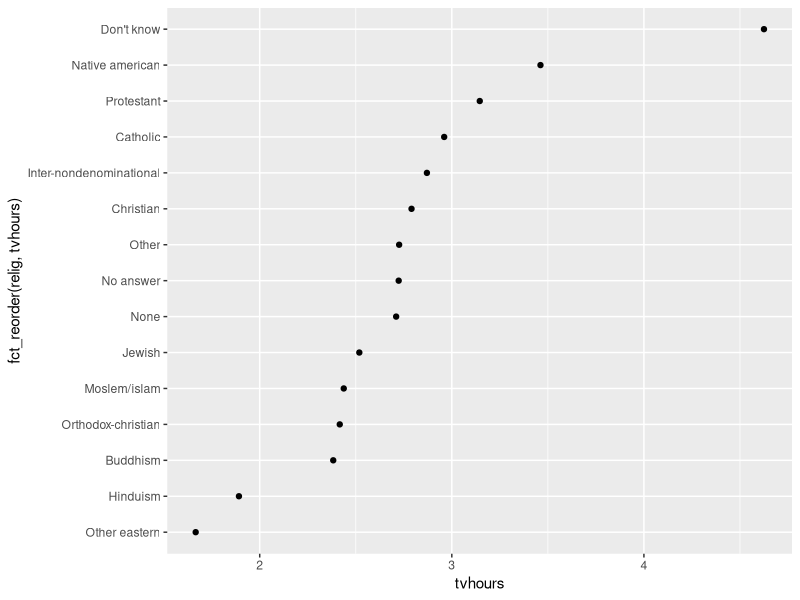
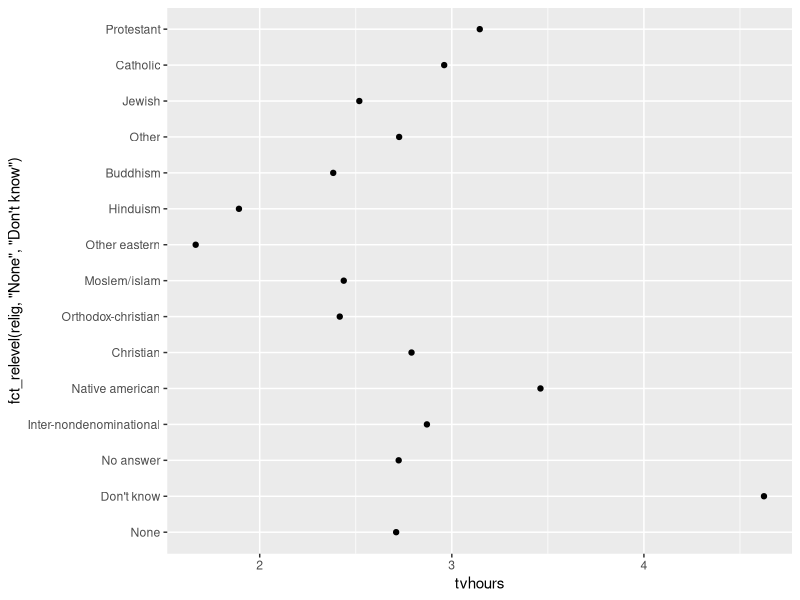
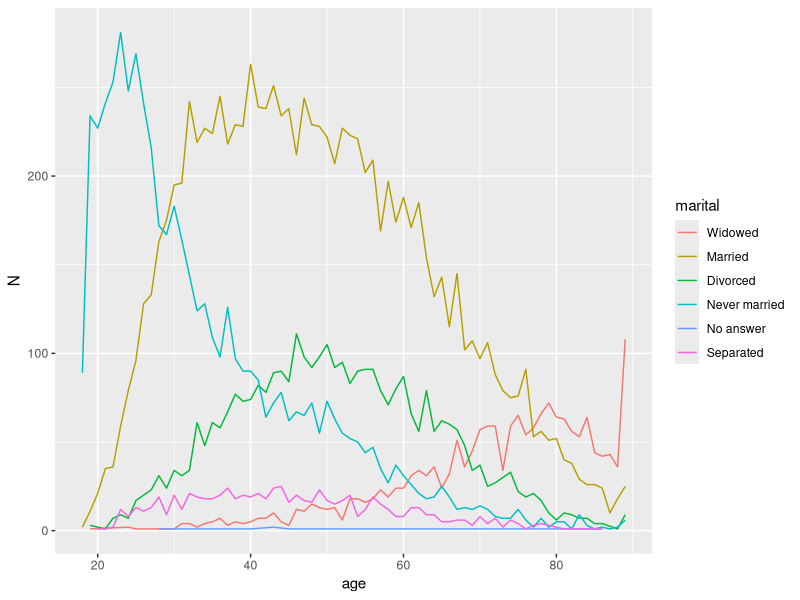
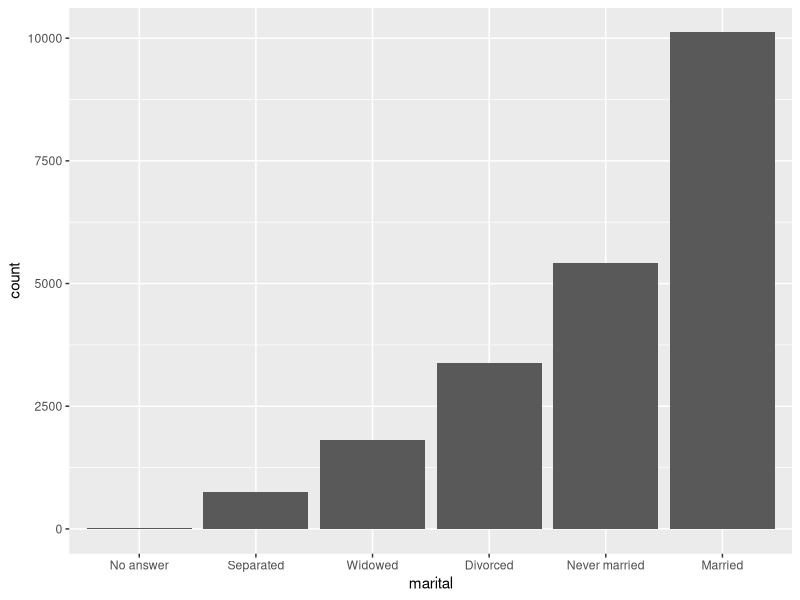

Recreate these plots in R, in order.
## ---- chunk 1
library(tidyverse)
## ---- chunk 2
dat <- tribble(
  ~subject, ~drug, ~sex, ~time, ~length, ~weigth,
  "1",      "exp",  "F",     3,     168,      88,
  "2",  "placebo",  "M",     3,     176,      91
)
dat
## ---- chunk 3
subject <- c("Tim", "Ann", "Jill")
sex <- c("M", "F", "F")
control <- c(23, 31, 30)
experiment_1 <- c(34, 38, 36)
experiment_2 <- c(40, 42, 44)
dat <-tibble(subject, sex, control, experiment_1, experiment_2)
dat 
## ---- chunk 4
dat_lng <- gather(dat, key = experiment, value = value, 3:ncol(dat))
# df_l3<-df %>% gather(experiment, value, 3:ncol(df)) works as well.
#df_l4<-df %>% gather(experiment, value, c(-subject, -sex)) works as well
dat_lng
## ---- chunk 5
spread(dat_lng, key = experiment, value = value)
## ---- chunk 6
dat <- tibble(a = c("tim", "tom", "jill"), b1 = c(1, 2, 3), b2 = c(4, 5, 6))
dat
## ---- chunk 7
dat1 <- t(dat[,-1])
colnames(dat1) <- dat$a
dat1
## ---- chunk 8
select(iris, liik = Species, Sepal.Length, Sepal.Width) %>% dplyr::as_data_frame()
## ---- chunk 9
iris <- as_tibble(iris)
select(iris, starts_with("Petal"))
select(iris, ends_with("Width"))

# Move Species variable to the front
select(iris, Species, everything())

dat <- as.data.frame(matrix(runif(100), nrow = 10))
dat <- tbl_df(dat[c(3, 4, 7, 1, 9, 8, 5, 2, 6, 10)])
select(dat, V9:V6)
select(dat, num_range("V", 9:6))

# Drop variables with -
select(iris, -starts_with("Petal"))

# Renaming -----------------------------------------
# select() keeps only the variables you specify
# rename() keeps all variables
rename(iris, petal_length = Petal.Length)
## ---- chunk 10
filter(iris, Species=="setosa" & Sepal.Length < 4.5)
## ---- chunk 11
filter(iris, Species=="setosa" | Sepal.Length < 4.5)
## ---- chunk 12
filter(iris, Species !="setosa" | Sepal.Length < 4.5)
## ---- chunk 13
library(stringr)
filter(iris, str_detect(Species, "^v")) 
## ---- chunk 14
summarise(iris, 
          MEAN = mean(Sepal.Length), 
          SD = sd(Sepal.Length), 
          N = n(), 
          n_species = n_distinct(Species))
## ---- chunk 15
iris_grouped <- group_by(iris, Species) 
summarise(iris_grouped, 
          MEAN = mean(Sepal.Length), 
          SD = sd(Sepal.Length), 
          N = n(), 
          n_species = n_distinct(Species))
## ---- chunk 16
dat_lng
group_by(dat_lng, sex, experiment) %>% 
  summarise(MEAN = mean(value), 
            SD = sd(value),
            N = n(), 
            n_sex = n_distinct(sex))
## ---- chunk 17
group_by(dat_lng, experiment, sex) %>% 
  summarise(MEAN = mean(value), 
            SD = sd(value),
            N = n(), 
            n_sex = n_distinct(sex))
## ---- chunk 18
mutate(iris_grouped,
       MEAN = mean(Sepal.Length), 
       SD = sd(Sepal.Length))
## ---- chunk 19
mutate(dat_lng, log_value = log(value))
## ---- chunk 20
transmute(dat_lng, subject, gender = sex, log_value = log(value))
## ---- chunk 21
group_by(dat_lng, sex) %>% 
  mutate(norm_value = value / mean(value), 
         n2_val = value / sd(value))
## ---- chunk 22
mutate(dat_lng, 
       norm_value = value / mean(value), 
       n2_val = value / sd(value))
## ---- chunk 23
library(stringr)
(bad.df <- tibble(time = c("t0", "t1", "t12"), value = c(2, 4, 9)))
get_numeric <- function(x, ...) as.numeric(str_replace_all(x, ...))
(bad.df <- mutate_at(bad.df, "time", get_numeric, pattern = "t", replacement = ""))
## ---- chunk 24
library(readr)
(bad.df <- tibble(time = c("t0", "t1", "t12"), value = c(2, 4, 9)))
mutate_at(bad.df, "time", parse_number)
## ---- chunk 25
(dat <- tibble(country = c("Albania"), disease.cases = c("80/1000")))
(df.sep <- dat %>% separate(disease.cases, into=c("cases", "thousand")))
(df.sep <- dat %>% separate(disease.cases, into=c("cases", "thousand"), sep = "/"))
(df.sep <- dat %>% separate(disease.cases, into=c("cases", "thousand"), sep = 2))
(df.sep <- dat %>% separate(disease.cases, into=c("cases", "thousand"), sep = -6))
## ---- chunk 26
(dat <- tibble(index = c(1, 2), 
               taxon = c("Procaryota; Bacteria; Alpha-Proteobacteria; Escharichia", "Eukaryota; Chordata")))
(d1 <- dat %>% separate(taxon, c('riik', 'hmk', "klass", "perekond"), sep = '; ', extra = "merge", fill = "right")) 
## ---- chunk 27
# some special cases:
(dat <- tibble(index = c(1, 2), 
               taxon = c("Prokaryota || Bacteria || Alpha-Proteobacteria || Escharichia", "Eukaryota || Chordata")))
(d1 <- dat %>% separate(taxon, c("riik", "hmk", "klass", "perekond"), sep = "\\|\\|", extra = "merge", fill = "right")) 
## ---- chunk 28
dat <- tibble(index = c(1, 2), 
              taxon = c("Prokaryota.Bacteria.Alpha-Proteobacteria.Escharichia", "Eukaryota.Chordata"))
(d1 <- dat %>% separate(taxon, c('riik', 'hmk', "klass", "perekond"), sep = '[.]', extra = "merge", fill = "right")) 
## ---- chunk 29
(dat <- tibble(index = c(1,2), 
               taxon = c("Prokaryota.Bacteria,Alpha-Proteobacteria.Escharichia", "Eukaryota.Chordata")))
(d1 <- dat %>% separate(taxon, c('riik', 'hmk', "klass", "perekond"), sep = '[,\\.]', extra = "merge", fill = "right"))
## ---- chunk 30
library(forcats)
x1 <- c("Dec", "Apr", "Jan", "Mar")
## ---- chunk 31
y1 <- factor(x1, levels = month.abb)
y1
## ---- chunk 32
f2 <- factor(x1) %>% fct_inorder()
f2
## ---- chunk 33
levels(f2)
## ---- chunk 34
gss_cat #tibble, mille veerg "race" on faktor.
gss_cat %>% count(race)
## ---- chunk 35
library(tidyverse)
i <- iris %>% mutate(
    fact = case_when(
      Sepal.Length > 5.8 | Sepal.Width > 4 ~ "large",
      Species == "setosa"        ~ "I. setosa",
      TRUE                      ~  "other"
    ))
## ---- chunk 36
gss_cat %>% count(partyid)
gss_cat %>%
  mutate(partyid = fct_recode(partyid,
                              "Republican, strong"    = "Strong republican",
                              "Republican, weak"      = "Not str republican",
                              "Independent, near rep" = "Ind,near rep",
                              "Independent, near dem" = "Ind,near dem",
                              "Democrat, weak"        = "Not str democrat",
                              "Democrat, strong"      = "Strong democrat",
                              "Other"                 = "No answer",
                              "Other"                 = "Don't know",
                              "Other"                 = "Other party"
  )) %>%
  count(partyid)
## ---- chunk 37
gss_cat %>%
  mutate(relig = fct_lump(relig, n = 5)) %>%
  count(relig, sort = TRUE) %>%
  print()
## ---- chunk 38
z <- 1:10
z1 <- cut(z, breaks = c(0, 3, 6, 10), labels = c("A", "B", "C"))
z1
#Note that to include 1 in level “A” you need to start the first cut <1, while at the right side 3 is included in the 1st cut (in factor level “A”)
z2 <- cut(z, breaks = 3, labels = c("A", "B", "C"))
z2
## ---- chunk 39
library(car) 
x <- rep(1:3, 3)
x
recode(x, "c(1,2) = 'A'; else = 'B'")
recode(x, "c(1,2) = NA")
recode(x, "1:2 = 'A'; 3 = 'B'")
## ---- chunk 40
## summeerime andmed
gsscat_sum  <- group_by(gss_cat, relig) %>%
  summarise(age = mean(age, na.rm = TRUE),
            tvhours = mean(tvhours, na.rm = TRUE),
            n = n())
## joonistame graafiku
p <- ggplot(gsscat_sum, aes(tvhours, fct_reorder(relig, tvhours))) +
  geom_point()
p
## ---- chunk 41
## täiendame eelmist graafikut ümberkorraldatud andmetega
p + aes(tvhours, fct_relevel(relig, "None", "Don't know"))
## ---- chunk 42
## summeerime andmed
gsscat_sum <- filter(gss_cat, !is.na(age)) %>%
  group_by(age, marital) %>%
  mutate(N=n())
## paneme andmed graafikule
ggplot(gsscat_sum, aes(age, N, colour = fct_reorder2(marital, age, N))) +
  geom_line() +
  labs(colour = "marital")
## ---- chunk 43
mutate(gss_cat, marital = fct_infreq(marital) %>% fct_rev()) %>%
  ggplot(aes(marital)) + geom_bar()
